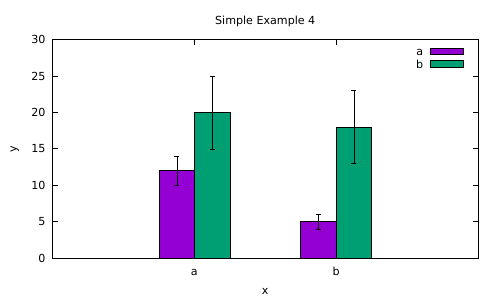

The script that saved this image:
set terminal pdf enhanced
set output "example-4.pdf"

# set terminal jpeg
# set output "example-4.jpeg"

set title "Simple Example 4"
set xlabel "x"
set ylabel "y"

set style data histogram
set style histogram cluster gap 2 errorbars
set style fill solid border rgb "black"

set yrange [0:30]

plot "example-4.dat" using 2:3:xtic(1) title col(2), \
     "example-4.dat" using 4:5:xtic(1) title col(4)